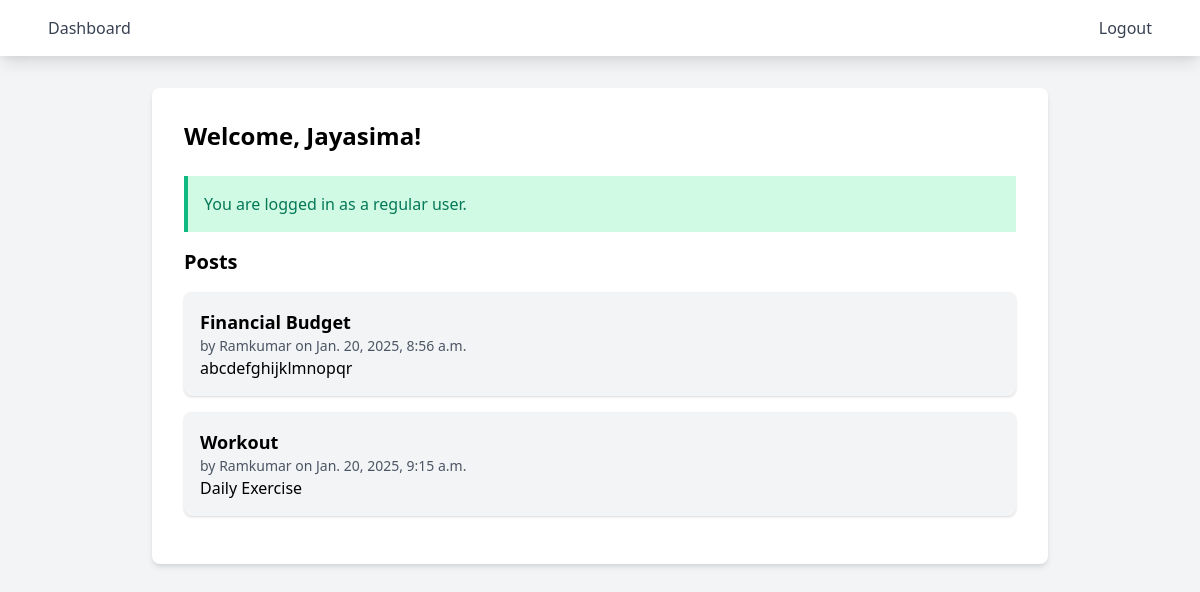
The app's page / (signed in) with its own data.
### accounts/models.py (models this page shows, shortened)
class Post(models.Model):
    title = models.CharField(max_length=200)
    content = models.TextField()
    author = models.ForeignKey(User, on_delete=models.CASCADE)
    created_at = models.DateTimeField(auto_now_add=True)

### accounts/views.py (the view)
# urls.py: path('', views.dashboard, name='dashboard'),
@login_required
def dashboard(request):
    posts = Post.objects.all()
    return render(request, 'dashboard.html', {'posts': posts})

### templates/dashboard.html (shortened to what this page needs)
{% extends 'base.html' %}
{% block content %}
<div class="max-w-4xl mx-auto bg-white rounded-lg shadow-md p-8">
    <h2 class="text-2xl font-bold mb-6">Welcome, {{ user.username }}!</h2>
    {% if user.userprofile.is_admin %}
        <div class="bg-blue-100 border-l-4 border-blue-500 p-4 mb-4">
            <p class="text-blue-700">You are logged in as an admin user.</p>
        </div>
        <div class="mb-4">
            <a href="{% url 'create_post' %}" class="bg-blue-500 hover:bg-blue-700 text-white font-bold py-2 px-4 rounded">Create Post</a>
        </div>
    {% else %}
        <div class="bg-green-100 border-l-4 border-green-500 p-4 mb-4">
            <p class="text-green-700">You are logged in as a regular user.</p>
        </div>
    {% endif %}
    <h3 class="text-xl font-bold mb-4">Posts</h3>
    {% for post in posts %}
        <div class="mb-4 p-4 bg-gray-100 rounded-lg shadow">
            <h4 class="text-lg font-bold">{{ post.title }}</h4>
            <p class="text-sm text-gray-600">by {{ post.author.username }} on {{ post.created_at }}</p>
            <p>{{ post.content }}</p>
        </div>
    {% endfor %}
</div>
{% endblock %}

### records on screen
Post: title "Financial Budget", author.username "Ramkumar", created_at "Jan. 20, 2025, 8:56 a.m.", content "abcdefghijklmnopqr"
Post: title "Workout", author.username "Ramkumar", created_at "Jan. 20, 2025, 9:15 a.m.", content "Daily Exercise"

### other values on screen
{{ user.username }} "Jayasima"
